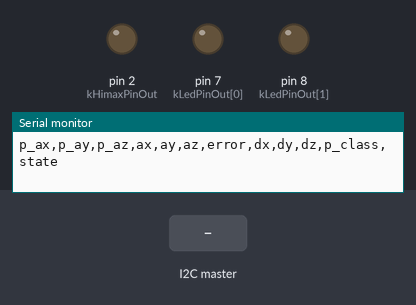
The sketch below on a simulated Arduino Uno, built with avr-gcc and run on an emulated ATmega328P. Shown: output pins drawn as LEDs (lit = HIGH), the last lines printed to the serial monitor. Inputs (shaded band) come from the test bench. Storage starts empty.

Above: at 1.4 s.
1.5 s: the I2C master sends the byte 1
At 2.0 s:
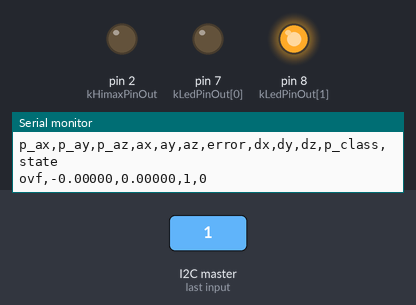
3.0 s: the I2C master sends the byte 2
At 4.2 s:
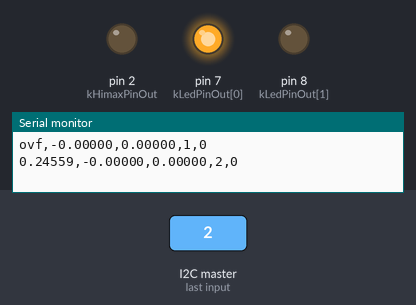
4.5 s: the I2C master sends the byte 0
At 5.6 s:
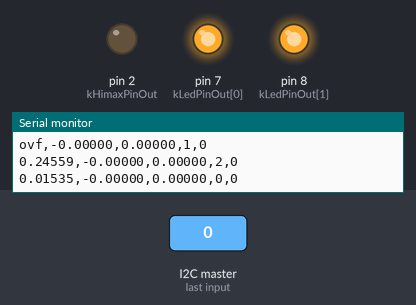
6.0 s: the I2C master sends the byte 90
At 6.7 s:
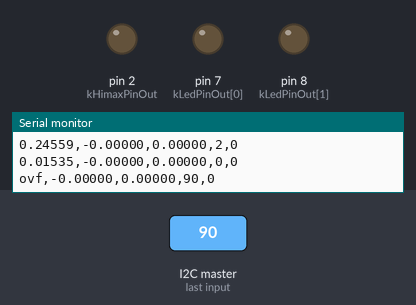
Timing chart, 0 to 8.5 s (numbered marks = the images above; inputs shaded):
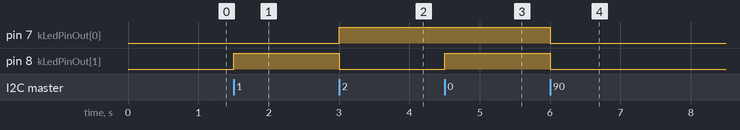

The sketch:

i2c_slave_motion_detection_6_class_with_prediction_resolver.ino
```cpp
#include <SoftwareSerial.h>
#include <Wire.h>
#include <SPI.h>
#include <SD.h>

#define SLAVE_ADDRESS 0x12
#define L 0
#define R 1
#define SERIAL_BAUD 115200
#define BTSERIAL_BAUD 38400

const uint8_t kData = 12;  // p_ax, p_ay, p_az, ax, ay, az, error, dx, dy, dz, p_class, state
const uint8_t kLeds = 2;
const uint8_t kHimaxPinOut = 2;
const uint8_t kSdPinOut = 5;
const uint8_t kLedPinOut[kLeds] = { 7, 8 };
const char *kDataName[kData] = {
  "p_ax", "p_ay", "p_az", "ax", "ay", "az", "error", "dx", "dy", "dz", "p_class", "state" };
const char kHexDigits[16] = {
  '0', '1', '2', '3', '4', '5', '6', '7', '8', '9', 'a', 'b', 'c', 'd', 'e', 'f' };
const unsigned long kFileDuration = 20000;  // 20 second

int file_counter;
boolean busy;
char val;
int8_t motion;
int8_t state;
unsigned long last;

SoftwareSerial BTSerial(A2, A3);
File data_entry;

typedef union {
  float f_val;
  uint8_t bytes[4];
} floatData;

void setup() {
  Serial.begin(SERIAL_BAUD);

  // bluetooth setup
  BTSerial.begin(BTSERIAL_BAUD);

  // himax eable setup
  pinMode(kHimaxPinOut, OUTPUT);
  digitalWrite(kHimaxPinOut, LOW);

  // i2c setup
  Wire.begin(SLAVE_ADDRESS);
  Wire.onReceive(receiveEvent);

  // led setup
  pinMode(kLedPinOut[L], OUTPUT);
  pinMode(kLedPinOut[R], OUTPUT);
  digitalWrite(kLedPinOut[L], LOW);
  digitalWrite(kLedPinOut[R], LOW);

  // SD card setup
  while (!SD.begin(kSdPinOut)) {
    // slowly blink 2 leds to indicate sd card error
    // wait until no error
    digitalWrite(kLedPinOut[L], !digitalRead(kLedPinOut[R]));  // sync with R
    digitalWrite(kLedPinOut[R], !digitalRead(kLedPinOut[R]));
    delay(500);
  }

  delay(200);

  // initialize variables
  busy = false;
  file_counter = 0;
  motion = -1;
  state = 0;
  digitalWrite(kLedPinOut[L], LOW);
  digitalWrite(kLedPinOut[R], LOW);
  char filename[10];
  do {
    sprintf(filename, "p%d.csv", ++file_counter);
  } while (SD.exists(filename));  // initialize file_counter with latest file count
  data_entry = SD.open(filename, FILE_WRITE);
  int i;
  for (i = 0; i < kData - 1; ++i) {
    data_entry.print(kDataName[i]);
    data_entry.print(',');
    Serial.print(kDataName[i]);
    Serial.print(',');
  }
  data_entry.println(kDataName[i]);
  Serial.println(kDataName[i]);
  last = millis();
  busy = true;
}

void loop() {
  if (millis() - last < kFileDuration) return;

  // close the file and open a new one
  busy = false;  // disable writing file
  data_entry.flush();
  data_entry.close();

  char filename[10];
  do {
    sprintf(filename, "p%d.csv", ++file_counter);
  } while (SD.exists(filename));
  data_entry = SD.open(filename, FILE_WRITE);
  int i;
  for (i = 0; i < kData - 1; ++i) {
    data_entry.print(kDataName[i]);
    data_entry.print(',');
    Serial.print(kDataName[i]);
    Serial.print(',');
  }
  data_entry.println(kDataName[i]);
  Serial.println(kDataName[i]);
  last = millis();
  busy = true;
}

void receiveEvent(int count) {
  // one float data has 4 bytes, so there are 'count / 4' float data
  const int n_float_data = count >> 2;
  floatData data[n_float_data];
  for (int i = 0; i < n_float_data; ++i) {
    // for each byte, put them in place and take them out as float
    for (int j = 0; j < 4; ++j) {
      unsigned char b = Wire.read();
      data[i].bytes[j] = b;
    }
  }
  // read the last one byte left as classification index
  if (Wire.available()) {
    motion = Wire.read();
  }
  if (Wire.available()) {
    state = Wire.read();
  }
  // update leds
  switch (motion) {
    case 0:
      // blink 2
      digitalWrite(kLedPinOut[L], !digitalRead(kLedPinOut[R]));  // sync with R
      digitalWrite(kLedPinOut[R], !digitalRead(kLedPinOut[R]));
      break;
    case 1:
      digitalWrite(kLedPinOut[L], LOW);
      digitalWrite(kLedPinOut[R], HIGH);
      break;
    case 2:
      digitalWrite(kLedPinOut[L], HIGH);
      digitalWrite(kLedPinOut[R], LOW);
      break;
    case 3:
      digitalWrite(kLedPinOut[L], HIGH);
      digitalWrite(kLedPinOut[R], HIGH);
      break;
    case 4:
      // blink L
      digitalWrite(kLedPinOut[L], !digitalRead(kLedPinOut[L]));
      digitalWrite(kLedPinOut[R], LOW);
      break;
    case 5:
      // blink R
      digitalWrite(kLedPinOut[L], LOW);
      digitalWrite(kLedPinOut[R], !digitalRead(kLedPinOut[R]));
      break;
    default:
      digitalWrite(kLedPinOut[L], LOW);
      digitalWrite(kLedPinOut[R], LOW);
      break;
  }
  // if it is to write a file
  if (busy) {
    for (int i = 0; i < n_float_data; ++i) {
      data_entry.print(data[i].f_val, 5);
      data_entry.print(",");
      Serial.print(data[i].f_val, 5);
      Serial.print(",");
    }
    for (int i = 0; i < 3; ++i) {
      float diff = data[i + 3].f_val - data[i].f_val;
      data_entry.print(diff, 5);
      data_entry.print(",");
      Serial.print(diff, 5);
      Serial.print(",");
    }
    data_entry.print(motion);
    data_entry.print(",");
    data_entry.println(state);
    Serial.print(motion);
    Serial.print(",");
    Serial.println(state);
    BTSerial.print(kHexDigits[state]);
  }
}
```

Measured:
- after the input at 1.5 s, pin 8 (kLedPinOut[1]): LOW → HIGH at once
- after the input at 3.0 s, pin 7 (kLedPinOut[0]): LOW → HIGH at once; pin 8 (kLedPinOut[1]): HIGH → LOW at once
- after the input at 4.5 s, pin 8 (kLedPinOut[1]): LOW → HIGH at once
- after the input at 6.0 s, pin 7 (kLedPinOut[0]), pin 8 (kLedPinOut[1]): HIGH → LOW at once
